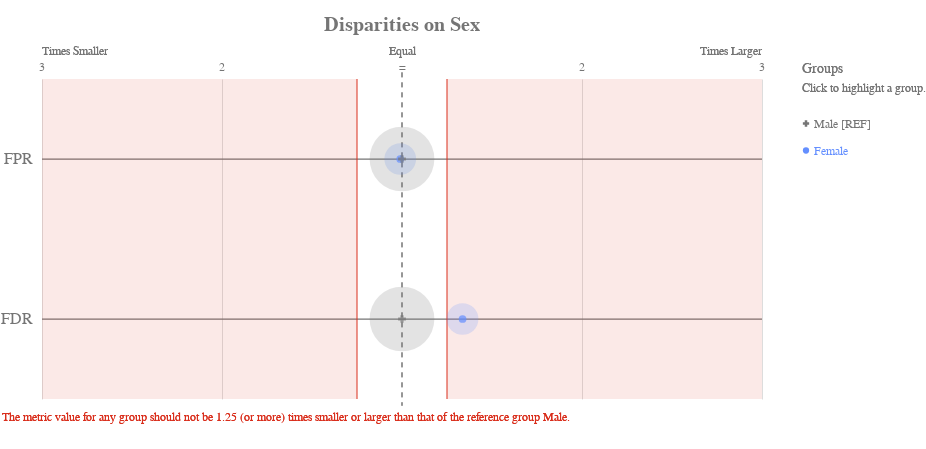

Source (notebook cell):
### Markdown cell above
Compruebe si hay disparidades en el sexo:

### Code cell
ap.disparity(bdf, metrics, 'sex', fairness_threshold = disparity_tolerance)

### Figure 1 — Vega-Lite specification as saved in the notebook (floating-point values rounded to 4 significant figures)
{"config": {"view": {"continuousWidth": 400, "continuousHeight": 300, "strokeWidth": 0}, "axisLeft": {"labelColor": "rgb(117,117,117)", "labelFont": "Arial", "labelFontSize": 16}, "title": {"align": "center", "baseline": "middle", "color": "rgb(117,117,117)", "font": "Arial", "fontSize": 20, "fontWeight": "bold"}}, "layer": [{"data": {"name": "data-99e6e85d8dec8831ad6997b70771f4a9"}, "mark": {"type": "rule", "stroke": "rgb(117,117,117)", "strokeWidth": 1.25, "tooltip": ""}, "encoding": {"x": {"type": "quantitative", "field": "x", "scale": {"domain": [-2, 2], "range": [40.0, 760.0]}}, "x2": {"field": "x2"}, "y": {"type": "nominal", "axis": {"domain": false, "labelAngle": 0, "labelPadding": -30, "orient": "left", "ticks": false, "title": ""}, "field": "metric", "scale": {"domain": ["FPR", "FDR"], "range": [40.0, 360.0]}}}}, {"data": {"name": "data-79dd248bdaa0ea02c535240e8ad022c8"}, "mark": {"type": "rule", "stroke": "rgb(117,117,117)", "strokeDash": [5, 5], "strokeWidth": 1}, "encoding": {"tooltip": {"value": "Male [REF]"}, "x": {"value": 400.0}, "y": {"value": 33.33}, "y2": {"value": 366.7}}}, {"data": {"name": "data-c233327f4cd9b4c2df31bf8015c83e4a"}, "mark": {"type": "text", "align": "center", "color": "rgb(117,117,117)", "font": "Arial", "fontSize": 12, "fontWeight": "normal", "tooltip": ""}, "encoding": {"text": {"type": "nominal", "field": "label"}, "x": {"type": "quantitative", "field": "value", "scale": {"domain": [-2, 2], "range": [40.0, 760.0]}}, "y": {"value": 28.0}}}, {"layer": [{"mark": {"type": "text", "align": "left", "fill": "rgb(117,117,117)", "font": "Arial", "fontSize": 12, "fontWeight": "normal", "tooltip": ""}, "encoding": {"text": {"value": "Times Smaller"}, "x": {"value": 40.0}, "y": {"value": 12.0}}}, {"mark": {"type": "text", "align": "right", "fill": "rgb(117,117,117)", "font": "Arial", "fontSize": 12, "fontWeight": "normal", "tooltip": ""}, "encoding": {"text": {"value": "Times Larger"}, "x": {"value": 760.0}, "y": {"value": 12.0}}}, {"mark": {"type": "text", "align": "center", "fill": "rgb(117,117,117)", "font": "Arial", "fontSize": 12, "fontWeight": "normal", "tooltip": ""}, "encoding": {"text": {"value": "Equal"}, "x": {"value": 400.0}, "y": {"value": 12.0}}}], "data": {"name": "data-79dd248bdaa0ea02c535240e8ad022c8"}}, {"layer": [{"mark": {"type": "rule", "opacity": 0.8, "stroke": "rgb(217, 46, 28)", "strokeWidth": 1.25, "tooltip": ""}, "encoding": {"x": {"type": "quantitative", "field": "min", "scale": {"domain": [-2, 2], "range": [40.0, 760.0]}}, "y": {"value": 40.0}, "y2": {"value": 360.0}}}, {"mark": {"type": "rule", "opacity": 0.8, "stroke": "rgb(217, 46, 28)", "strokeWidth": 1.25, "tooltip": ""}, "encoding": {"x": {"type": "quantitative", "field": "max", "scale": {"domain": [-2, 2], "range": [40.0, 760.0]}}, "y": {"value": 40.0}, "y2": {"value": 360.0}}}, {"layer": [{"mark": {"type": "rect", "fill": "rgb(217, 46, 28)", "opacity": 0.1, "tooltip": ""}, "encoding": {"x": {"type": "quantitative", "field": "min", "scale": {"domain": [-2, 2], "range": [40.0, 760.0]}}, "x2": {"field": "lower_end"}, "y": {"value": 40.0}, "y2": {"value": 360.0}}}, {"mark": {"type": "rect", "fill": "rgb(217, 46, 28)", "opacity": 0.1, "tooltip": ""}, "encoding": {"x": {"type": "quantitative", "field": "max", "scale": {"domain": [-2, 2], "range": [40.0, 760.0]}}, "x2": {"field": "upper_end"}, "y": {"value": 40.0}, "y2": {"value": 360.0}}}]}, {"data": {"name": "data-79dd248bdaa0ea02c535240e8ad022c8"}, "mark": {"type": "text", "align": "left", "baseline": "top", "fill": "rgb(217, 46, 28)", "font": "Arial", "fontSize": 12, "fontWeight": "normal", "tooltip": ""}, "encoding": {"text": {"value": "The metric value for any group should not be 1.25 (or more) times smaller or larger than that of the reference group Male."}, "x": {"value": 0}, "y": {"value": 373.3}}}], "data": {"name": "data-feb20f5d4dfe62687617135ffee93d46"}}, {"layer": [{"mark": "circle"}, {"data": {"name": "data-5cad3661f0c3c3766347afeafabd2900"}, "mark": {"type": "circle", "opacity": 0.2}, "encoding": {"color": {"condition": {"type": "nominal", "field": "attribute_value", "legend": null, "scale": {"domain": ["Male", "Female"], "range": ["rgb(117,117,117)", "rgb(100, 143, 255)", "rgb(254, 97, 0)", "rgb(220, 38, 127)", "rgb(255, 176, 0)", "rgb(120, 94, 240)"]}, "selection": "selector013"}, "value": "rgb(224,224,224)"}, "size": {"type": "quantitative", "field": "group_size", "legend": null, "scale": {"domain": [0, 6983.0], "range": [0, 5027.0]}}, "tooltip": [{"type": "nominal", "field": "attribute_value", "title": "Group"}, {"type": "nominal", "field": "tooltip_group_size", "title": "Group Size"}, {"type": "nominal", "field": "tooltip_disparity_explanation_fpr", "title": "Disparity"}, {"type": "quantitative", "field": "fpr", "format": ".2f", "title": "FPR"}], "x": {"type": "quantitative", "axis": {"domain": false, "labels": false, "ticks": false, "title": null, "values": [1, 2, -2, -1]}, "field": "fpr_disparity_scaled", "scale": {"domain": [-2, 2], "range": [40.0, 760.0]}}, "y": {"type": "nominal", "axis": {"domain": false, "grid": false, "labels": false, "ticks": false, "title": " "}, "field": "metric_variable", "scale": {"domain": ["FPR", "FDR"], "range": [40.0, 360.0]}}}, "selection": {"selector015": {"type": "multi", "empty": "all", "fields": ["attribute_value"]}}, "transform": [{"calculate": "'FPR'", "as": "metric_variable"}]}, {"data": {"name": "data-5cad3661f0c3c3766347afeafabd2900"}, "mark": {"type": "circle", "opacity": 0.2}, "encoding": {"color": {"condition": {"type": "nominal", "field": "attribute_value", "legend": null, "scale": {"domain": ["Male", "Female"], "range": ["rgb(117,117,117)", "rgb(100, 143, 255)", "rgb(254, 97, 0)", "rgb(220, 38, 127)", "rgb(255, 176, 0)", "rgb(120, 94, 240)"]}, "selection": "selector013"}, "value": "rgb(224,224,224)"}, "size": {"type": "quantitative", "field": "group_size", "legend": null, "scale": {"domain": [0, 6983.0], "range": [0, 5027.0]}}, "tooltip": [{"type": "nominal", "field": "attribute_value", "title": "Group"}, {"type": "nominal", "field": "tooltip_group_size", "title": "Group Size"}, {"type": "nominal", "field": "tooltip_disparity_explanation_fdr", "title": "Disparity"}, {"type": "quantitative", "field": "fdr", "format": ".2f", "title": "FDR"}], "x": {"type": "quantitative", "axis": {"domain": false, "labels": false, "ticks": false, "title": null, "values": [1, 2, -2, -1]}, "field": "fdr_disparity_scaled", "scale": {"domain": [-2, 2], "range": [40.0, 760.0]}}, "y": {"type": "nominal", "axis": {"domain": false, "grid": false, "labels": false, "ticks": false, "title": " "}, "field": "metric_variable", "scale": {"domain": ["FPR", "FDR"], "range": [40.0, 360.0]}}}, "selection": {"selector017": {"type": "multi", "empty": "all", "fields": ["attribute_value"]}}, "transform": [{"calculate": "'FDR'", "as": "metric_variable"}]}, {"layer": [{"mark": "point"}, {"data": {"name": "data-5cad3661f0c3c3766347afeafabd2900"}, "mark": {"type": "point", "filled": true, "size": 60}, "encoding": {"color": {"condition": {"type": "nominal", "field": "attribute_value", "legend": null, "scale": {"domain": ["Male", "Female"], "range": ["rgb(117,117,117)", "rgb(100, 143, 255)", "rgb(254, 97, 0)", "rgb(220, 38, 127)", "rgb(255, 176, 0)", "rgb(120, 94, 240)"]}, "selection": "selector013"}, "value": "rgb(224,224,224)"}, "shape": {"type": "nominal", "field": "attribute_value", "legend": null, "scale": {"domain": ["Male", "Female"], "range": ["cross", "circle"]}}, "tooltip": [{"type": "nominal", "field": "attribute_value", "title": "Group"}, {"type": "nominal", "field": "tooltip_group_size", "title": "Group Size"}, {"type": "nominal", "field": "tooltip_disparity_explanation_fpr", "title": "Disparity"}, {"type": "quantitative", "field": "fpr", "format": ".2f", "title": "FPR"}], "x": {"type": "quantitative", "axis": {"domain": false, "labels": false, "ticks": false, "title": null, "values": [1, 2, -2, -1]}, "field": "fpr_disparity_scaled", "scale": {"domain": [-2, 2], "range": [40.0, 760.0]}}, "y": {"type": "nominal", "axis": {"domain": false, "grid": false, "labels": false, "ticks": false, "title": " "}, "field": "metric_variable", "scale": {"domain": ["FPR", "FDR"], "range": [40.0, 360.0]}}}, "selection": {"selector014": {"type": "multi", "empty": "all", "fields": ["attribute_value"]}}, "transform": [{"calculate": "'FPR'", "as": "metric_variable"}]}, {"data": {"name": "data-5cad3661f0c3c3766347afeafabd2900"}, "mark": {"type": "point", "filled": true, "size": 60}, "encoding": {"color": {"condition": {"type": "nominal", "field": "attribute_value", "legend": null, "scale": {"domain": ["Male", "Female"], "range": ["rgb(117,117,117)", "rgb(100, 143, 255)", "rgb(254, 97, 0)", "rgb(220, 38, 127)", "rgb(255, 176, 0)", "rgb(120, 94, 240)"]}, "selection": "selector013"}, "value": "rgb(224,224,224)"}, "shape": {"type": "nominal", "field": "attribute_value", "legend": null, "scale": {"domain": ["Male", "Female"], "range": ["cross", "circle"]}}, "tooltip": [{"type": "nominal", "field": "attribute_value", "title": "Group"}, {"type": "nominal", "field": "tooltip_group_size", "title": "Group Size"}, {"type": "nominal", "field": "tooltip_disparity_explanation_fdr", "title": "Disparity"}, {"type": "quantitative", "field": "fdr", "format": ".2f", "title": "FDR"}], "x": {"type": "quantitative", "axis": {"domain": false, "labels": false, "ticks": false, "title": null, "values": [1, 2, -2, -1]}, "field": "fdr_disparity_scaled", "scale": {"domain": [-2, 2], "range": [40.0, 760.0]}}, "y": {"type": "nominal", "axis": {"domain": false, "grid": false, "labels": false, "ticks": false, "title": " "}, "field": "metric_variable", "scale": {"domain": ["FPR", "FDR"], "range": [40.0, 360.0]}}}, "selection": {"selector016": {"type": "multi", "empty": "all", "fields": ["attribute_value"]}}, "transform": [{"calculate": "'FDR'", "as": "metric_variable"}]}]}]}, {"layer": [{"mark": {"type": "point", "filled": true, "opacity": 1, "size": 39.48}, "encoding": {"color": {"condition": {"type": "nominal", "field": "attribute_value", "legend": null, "scale": {"domain": ["Male", "Female"], "range": ["rgb(117,117,117)", "rgb(100, 143, 255)", "rgb(254, 97, 0)", "rgb(220, 38, 127)", "rgb(255, 176, 0)", "rgb(120, 94, 240)"]}, "selection": "selector013"}, "value": "rgb(224,224,224)"}, "shape": {"type": "nominal", "field": "attribute_value", "legend": null, "scale": {"domain": ["Male", "Female"], "range": ["cross", "circle"]}}, "x": {"value": 804}, "y": {"type": "nominal", "axis": {"domain": false, "grid": false, "labels": false, "ticks": false, "title": " "}, "field": "attribute_value", "scale": {"domain": ["Male", "Female"], "range": [71, 125]}}}, "selection": {"selector013": {"type": "multi", "empty": "all", "fields": ["attribute_value"]}}}, {"mark": {"type": "text", "align": "left", "baseline": "middle", "font": "Arial", "fontSize": 12, "fontWeight": "normal"}, "encoding": {"color": {"condition": {"type": "nominal", "field": "attribute_value", "legend": null, "scale": {"domain": ["Male", "Female"], "range": ["rgb(117,117,117)", "rgb(100, 143, 255)", "rgb(254, 97, 0)", "rgb(220, 38, 127)", "rgb(255, 176, 0)", "rgb(120, 94, 240)"]}, "selection": "selector013"}, "value": "rgb(224,224,224)"}, "text": {"type": "nominal", "field": "label"}, "x": {"value": 812}, "y": {"type": "nominal", "axis": {"domain": false, "grid": false, "labels": false, "ticks": false, "title": " "}, "field": "attribute_value", "scale": {"domain": ["Male", "Female"], "range": [71, 125]}}}, "selection": {"selector018": {"type": "multi", "empty": "all", "fields": ["attribute_value"]}}}, {"data": {"name": "data-79dd248bdaa0ea02c535240e8ad022c8"}, "mark": {"type": "text", "align": "left", "baseline": "middle", "color": "rgb(117,117,117)", "font": "Arial", "fontSize": 12, "fontWeight": "normal"}, "encoding": {"text": {"value": "Click to highlight a group."}, "x": {"value": 800}, "y": {"value": 49}}}, {"data": {"name": "data-79dd248bdaa0ea02c535240e8ad022c8"}, "mark": {"type": "text", "align": "left", "baseline": "middle", "color": "rgb(117,117,117)", "font": "Arial", "fontSize": 14, "fontWeight": "normal"}, "encoding": {"text": {"value": "Groups"}, "x": {"value": 800}, "y": {"value": 30}}}], "data": {"name": "data-d79b6fcf6fc2d8883b03661337595d04"}}], "height": 400, "padding": {"top": 15, "bottom": 10}, "resolve": {"scale": {"size": "independent", "y": "independent"}}, "title": "Disparities on Sex", "width": 800, "$schema": "https://vega.github.io/schema/vega-lite/v4.8.1.json", "datasets": {"data-99e6e85d8dec8831ad6997b70771f4a9": [{"metric": "FPR", "x": -2, "x2": 2}, {"metric": "FDR", "x": -2, "x2": 2}], "data-79dd248bdaa0ea02c535240e8ad022c8": [{"a": 1, "b": 0}, {"a": 1, "b": 0}], "data-c233327f4cd9b4c2df31bf8015c83e4a": [{"value": 1, "label": 2}, {"value": 2, "label": 3}, {"value": -2, "label": 3}, {"value": -1, "label": 2}, {"value": 0, "label": "="}], "data-feb20f5d4dfe62687617135ffee93d46": [{"min": -0.25, "max": 0.25, "lower_end": -2, "upper_end": 2}], "data-5cad3661f0c3c3766347afeafabd2900": [{"attribute_name": "sex", "attribute_value": "Female", "group_size": 1395, "total_entities": 7214, "fpr": 0.3211, "fdr": 0.4873, "fpr_disparity": 0.9903, "fdr_disparity": 1.336, "fpr_disparity_scaled": -0.009751, "fdr_disparity_scaled": 0.3364, "tooltip_group_size": "1,395 (19.34%)", "tooltip_disparity_explanation_fpr": "1.01 times smaller FPR than the reference group", "tooltip_disparity_explanation_fdr": "1.34 times larger FDR than the reference group"}, {"attribute_name": "sex", "attribute_value": "Male", "group_size": 5819, "total_entities": 7214, "fpr": 0.3242, "fdr": 0.3646, "fpr_disparity": 1.0, "fdr_disparity": 1.0, "fpr_disparity_scaled": 0.0, "fdr_disparity_scaled": 0.0, "tooltip_group_size": "5,819 (80.66%)", "tooltip_disparity_explanation_fpr": "Reference group", "tooltip_disparity_explanation_fdr": "Reference group"}], "data-d79b6fcf6fc2d8883b03661337595d04": [{"attribute_value": "Male", "label": "Male [REF]"}, {"attribute_value": "Female", "label": "Female"}]}}
